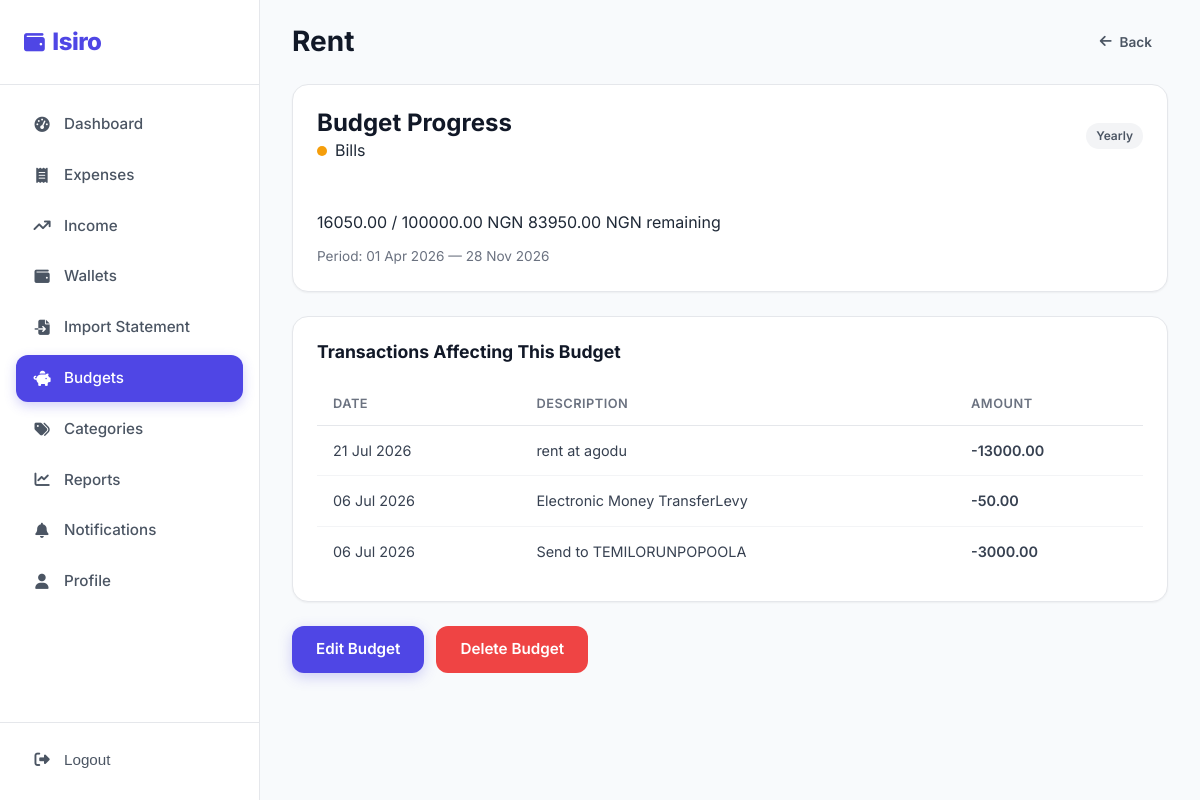
Screenshot of /budgets/6/ (signed in) with the database file from the repository.
### budgets/models.py (models this page shows, shortened)
class Budget(models.Model):
    class PeriodType(models.TextChoices):
        WEEKLY = "weekly", "Weekly"
        MONTHLY = "monthly", "Monthly"
        YEARLY = "yearly", "Yearly"
    user = models.ForeignKey(
        settings.AUTH_USER_MODEL, on_delete=models.CASCADE, related_name="budgets",
    )
    name = models.CharField(max_length=150)
    category = models.ForeignKey(
        Category, on_delete=models.CASCADE, related_name="budgets",
    )
    amount_limit = models.DecimalField(max_digits=12, decimal_places=2)
    period_type = models.CharField(
        max_length=10, choices=PeriodType.choices, default=PeriodType.MONTHLY,
    )
    start_date = models.DateField()
    end_date = models.DateField()
    alert_percentage = models.IntegerField(default=80)
    is_active = models.BooleanField(default=True)
    created_at = models.DateTimeField(auto_now_add=True)
    updated_at = models.DateTimeField(auto_now=True)
    class Meta:
        ordering = ["-created_at"]          # Newest budgets first
        verbose_name = "Budget"
        verbose_name_plural = "Budgets"
        unique_together = ["user", "category", "start_date"]
    @property
    def spent_amount(self):
        from expenses.models import Expense
        qs = Expense.objects.filter(
            user=self.user, category=self.category,
            transaction_type=Expense.TransactionType.EXPENSE,
            date__gte=self.start_date, date__lte=self.end_date,
        )
        return qs.aggregate(t=models.Sum("amount"))["t"] or 0
    @property
    def remaining(self):
        return self.amount_limit - self.spent_amount
    @property
    def spent_percentage(self):
        if self.amount_limit > 0:
            return min(100, int((self.spent_amount / self.amount_limit) * 100))
        return 0
    @property
    def is_warning(self):
        return self.spent_percentage >= self.alert_percentage
    @property
    def is_exceeded(self):
        return self.spent_amount >= self.amount_limit

### expenses/models.py (models this page shows, shortened)
class Category(models.Model):
    name = models.CharField(max_length=80)
    icon = models.CharField(max_length=50, default="fa-tag")
    color = models.CharField(max_length=20, default="#6B7280")
    is_default = models.BooleanField(default=False)
    user = models.ForeignKey(
        settings.AUTH_USER_MODEL,
        on_delete=models.CASCADE,
        related_name="categories",
        null=True,
        blank=True,
    )
    created_at = models.DateTimeField(auto_now_add=True)
    class Meta:
        verbose_name_plural = "Categories"
        ordering = ["name"]
        constraints = [
            models.UniqueConstraint(
                fields=["name", "user"], name="unique_category_per_user",
            ),
        ]

class Expense(models.Model):
    class TransactionType(models.TextChoices):
        EXPENSE = "expense", "Expense"
        INCOME = "income", "Income"
    class Source(models.TextChoices):
        MANUAL = "manual", "Manual"
        PDF = "pdf", "PDF Import"
        CSV = "csv", "CSV Import"
        OCR = "ocr", "OCR Import"
    class PaymentMethod(models.TextChoices):
        CASH = "cash", "Cash"
        CARD = "card", "Card"
        BANK = "bank", "Bank Transfer"
        MOBILE = "mobile", "Mobile Money"
        OTHER = "other", "Other"
    class Status(models.TextChoices):
        PENDING = "pending", "Pending"
        COMPLETED = "completed", "Completed"
        FAILED = "failed", "Failed"
    user = models.ForeignKey(
        settings.AUTH_USER_MODEL,
        on_delete=models.CASCADE,
        related_name="expenses",
    )
    wallet = models.ForeignKey(
        Wallet,
        on_delete=models.CASCADE,
        related_name="expenses",
    )
    amount = models.DecimalField(max_digits=12, decimal_places=2)
    date = models.DateField()
    category = models.ForeignKey(
        Category, on_delete=models.SET_NULL, null=True, related_name="expenses",
    )
    description = models.CharField(max_length=255, blank=True)
    transaction_type = models.CharField(
        max_length=10, choices=TransactionType.choices, default=TransactionType.EXPENSE,
    )
    payment_method = models.CharField(
        max_length=10, choices=PaymentMethod.choices, default=PaymentMethod.CASH,
    )
    source = models.CharField(
        max_length=10, choices=Source.choices, default=Source.MANUAL,
    )
    attachment = models.FileField(
        upload_to="attachments/", blank=True, null=True)
    merchant_name = models.CharField(max_length=150, blank=True)
    location = models.CharField(max_length=255, blank=True)
    notes = models.TextField(blank=True)
    status = models.CharField(
        max_length=10, choices=Status.choices, default=Status.COMPLETED,
    )
    created_at = models.DateTimeField(auto_now_add=True)
    updated_at = models.DateTimeField(auto_now=True)
    class Meta:
        ordering = ["-date", "-created_at"]
        indexes = [
            models.Index(fields=["user", "date"]),
            models.Index(fields=["user", "transaction_type"]),
        ]

### users/models.py (models this page shows, shortened)
class User(AbstractUser):
    username = None  # remove the username field; use email instead
    full_name = models.CharField(max_length=150, blank=True)
    email = models.EmailField(unique=True)
    profile_image = models.ImageField(
        upload_to="profile_images/",
        blank=True,
        null=True,
    )
    currency = models.CharField(max_length=10, default="USD")
    monthly_budget_preference = models.DecimalField(max_digits=12, decimal_places=2, default=0)
    theme_preference = models.CharField(max_length=10, default="light", choices=[("light", "Light"), ("dark", "Dark")])
    notify_expenses = models.BooleanField(default=True)
    notify_budgets = models.BooleanField(default=True)
    notify_imports = models.BooleanField(default=True)
    created_at = models.DateTimeField(auto_now_add=True)
    USERNAME_FIELD = "email"
    REQUIRED_FIELDS = ["full_name"]
    objects = UserManager()

### budgets/views.py (the view)
# urls.py: path("<int:pk>/", BudgetDetailView.as_view(), name="detail"),
class BudgetDetailView(LoginRequiredMixin, View):
    login_url = "users:login"
    template_name = "budgets/budget_detail.html"
    def get(self, request, pk):
        budget = get_object_or_404(Budget.objects.select_related("category"), pk=pk, user=request.user)
        transactions = Expense.objects.filter(
            user=request.user, category=budget.category,
            transaction_type=Expense.TransactionType.EXPENSE,
            date__gte=budget.start_date, date__lte=budget.end_date,
        ).order_by("-date")
        return render(request, self.template_name, {"budget": budget, "transactions": transactions, "currency": request.user.currency})

### templates/budgets/budget_detail.html (shortened to what this page needs)
{% extends "base.html" %}
{% load static %}
{% block body_class %}app-page{% endblock %}
{% block content %}
<div class="app-layout">
    {% include "partials/sidebar.html" with active="budgets" %}
    <main class="main-content">
        <div class="topbar">
            <div style="display:flex; align-items:center; gap:16px;">
                <h1>{{ budget.name }}</h1>
            </div>
            <div class="topbar-actions">
                <a href="{% url 'budgets:list' %}" class="btn btn-ghost btn-sm"><i class="fas fa-arrow-left"></i> Back</a>
            </div>
        </div>
        <div class="card" style="margin-bottom:24px;">
            <div style="display:flex; justify-content:space-between; align-items:center; margin-bottom:20px;">
                <div>
                    <h3>Budget Progress</h3>
                    <span class="budget-category"><span class="cat-dot" style="background:{{ budget.category.color }};"></span>{{ budget.category.name }}</span>
                </div>
                <span class="badge badge-source">{{ budget.get_period_type_display }}</span>
            </div>
            <div class="progress-bar" style="height:16px;">
            </div>
            <div class="budget-stats" style="margin-top:12px; font-size:1rem;">
                <span class="spent">{{ budget.spent_amount|floatformat:2 }} / {{ budget.amount_limit|floatformat:2 }} {{ currency }}</span>
                <span class="remaining">{{ budget.remaining|floatformat:2 }} {{ currency }} remaining</span>
            </div>
            <p style="color:var(--gray-500); font-size:0.85rem; margin-top:12px;">
                Period: {{ budget.start_date|date:"d M Y" }} — {{ budget.end_date|date:"d M Y" }}
            </p>
        </div>
        <div class="txn-section">
            <h3 style="margin-bottom:20px;">Transactions Affecting This Budget</h3>
            {% if transactions %}
            <div class="table-wrap">
                <table class="data-table">
                    <thead>
                        <tr><th>Date</th><th>Description</th><th>Amount</th></tr>
                    </thead>
                    <tbody>
                        {% for t in transactions %}
                        <tr>
                            <td>{{ t.date|date:"d M Y" }}</td>
                            <td>{{ t.description|default:"—" }}</td>
                            <td class="amount-expense">-{{ t.amount|floatformat:2 }}</td>
                        </tr>
                        {% endfor %}
                    </tbody>
                </table>
            </div>
            {% else %}
            <div class="empty-state">
                <i class="fas fa-receipt"></i>
                <h3>No transactions yet</h3>
                <p>No expenses in this category during the budget period.</p>
            </div>
            {% endif %}
        </div>
        <div style="display:flex; gap:12px; margin-top:24px;">
            <a href="{% url 'budgets:edit' budget.id %}" class="btn btn-primary"><span class="btn-text">Edit Budget</span></a>
            <a href="{% url 'budgets:delete' budget.id %}" class="btn btn-danger"><span class="btn-text">Delete Budget</span></a>
        </div>
    </main>
</div>
{% endblock %}

### static/css/style.css (style rules this page uses)
:root { --primary-50: #EEF2FF; --primary-100: #E0E7FF; --primary-200: #C7D2FE; --primary-300: #A5B4FC; --primary-400: #818CF8; --primary-500: #6366F1; --primary-600: #4F46E5; --primary-700: #4338CA; --primary-800: #3730A3; --success-50: #ECFDF5; --success-100: #D1FAE5; --success-500: #10B981; --success-600: #059669; --success-700: #047857; --danger-50: #FEF2F2; --danger-100: #FEE2E2; --danger-500: #EF4444; --danger-600: #DC2626; --danger-700: #B91C1C; --warning-50: #FFFBEB; --warning-100: #FEF3C7; --warning-500: #F59E0B; --warning-600: #D97706; --accent-500: #0EA5E9; --accent-600: #0284C7; --gray-50: #F9FAFB; --gray-100: #F3F4F6; --gray-200: #E5E7EB; --gray-300: #D1D5DB; --gray-400: #9CA3AF; --gray-500: #6B7280; --gray-600: #4B5563; --gray-700: #374151; --gray-800: #1F2937; --gray-900: #111827; --bg: #F8FAFC; --surface: #FFFFFF; --border: #E5E7EB; --shadow-sm: 0 1px 2px rgba(0,0,0,0.05); --shadow: 0 4px 12px rgba(0,0,0,0.07); --shadow-md: 0 8px 24px rgba(0,0,0,0.08); --shadow-lg: 0 16px 48px rgba(0,0,0,0.10); --r-sm: 8px; --r: 12px; --r-lg: 16px; --r-xl: 24px; --r-full: 9999px; --sp-1: 4px; --sp-2: 8px; --sp-3: 12px; --sp-4: 16px; --sp-5: 20px; --sp-6: 24px; --sp-8: 32px; --sp-10: 40px; --sp-12: 48px; --sp-16: 64px; --font: 'Inter', -apple-system, BlinkMacSystemFont, 'Segoe UI', sans-serif; }
*, *::before, *::after { box-sizing: border-box; margin: 0; padding: 0; }
html { scroll-behavior: smooth; }
body { font-family: var(--font); background: var(--bg); color: var(--gray-800); line-height: 1.5; -webkit-font-smoothing: antialiased; }
a { color: var(--primary-600); text-decoration: none; transition: color .2s; }
h1, h2, h3, h4 { line-height: 1.2; font-weight: 700; color: var(--gray-900); }
h1 { font-size: 2.5rem; }
h3 { font-size: 1.5rem; }
.btn { display: inline-flex; align-items: center; justify-content: center; gap: var(--sp-2); padding: 12px 24px; border: none; border-radius: var(--r); font-family: var(--font); font-size: 0.95rem; font-weight: 600; cursor: pointer; transition: all .2s ease; white-space: nowrap; position: relative; overflow: hidden; }
.btn-primary { background: var(--primary-600); color: #fff; box-shadow: 0 4px 14px rgba(79,70,229,0.25); }
.btn-ghost { background: transparent; color: var(--gray-600); }
.btn-danger { background: var(--danger-500); color: #fff; }
.btn-sm { padding: 8px 16px; font-size: 0.85rem; }
.card { background: var(--surface); border: 1px solid var(--border); border-radius: var(--r-lg); padding: var(--sp-6); box-shadow: var(--shadow-sm); transition: box-shadow .2s, transform .2s; }
.app-layout { display: flex; min-height: 100vh; }
.main-content { flex: 1; margin-left: 260px; padding: var(--sp-6) var(--sp-8); min-width: 0; }
.topbar { display: flex; align-items: center; justify-content: space-between; margin-bottom: var(--sp-6); }
.topbar h1 { font-size: 1.75rem; }
.topbar-actions { display: flex; gap: var(--sp-3); align-items: center; }
.txn-section { background: var(--surface); border: 1px solid var(--border); border-radius: var(--r-lg); padding: var(--sp-6); box-shadow: var(--shadow-sm); }
.txn-section h3 { margin-bottom: var(--sp-5); font-size: 1.1rem; }
.table-wrap { overflow-x: auto; }
table.data-table { width: 100%; border-collapse: collapse; }
.data-table th { text-align: left; padding: 12px 16px; font-size: 0.8rem; font-weight: 600; text-transform: uppercase; letter-spacing: 0.5px; color: var(--gray-500); border-bottom: 1px solid var(--border); }
.data-table td { padding: 14px 16px; border-bottom: 1px solid var(--gray-100); font-size: 0.9rem; color: var(--gray-700); }
.data-table tr:last-child td { border-bottom: none; }
.badge { display: inline-flex; align-items: center; gap: 4px; padding: 4px 10px; border-radius: var(--r-full); font-size: 0.75rem; font-weight: 600; }
.badge-source { background: var(--gray-100); color: var(--gray-600); }
.amount-expense { color: var(--danger-600); font-weight: 600; }
.cat-dot { width: 10px; height: 10px; border-radius: 50%; display: inline-block; margin-right: 8px; }

### rows the page displays
Budget: name "Rent", category.name "Bills", period_type "Yearly", spent_amount "16050.00", amount_limit "100000.00", remaining "83950.00", start_date "01 Apr 2026", end_date "28 Nov 2026"
User: currency "NGN"
Expense: date "21 Jul 2026", description "rent at agodu", amount "13000.00"
Expense: date "06 Jul 2026", description "Electronic Money TransferLevy", amount "50.00"
Expense: date "06 Jul 2026", description "Send to TEMILORUNPOPOOLA", amount "3000.00"
